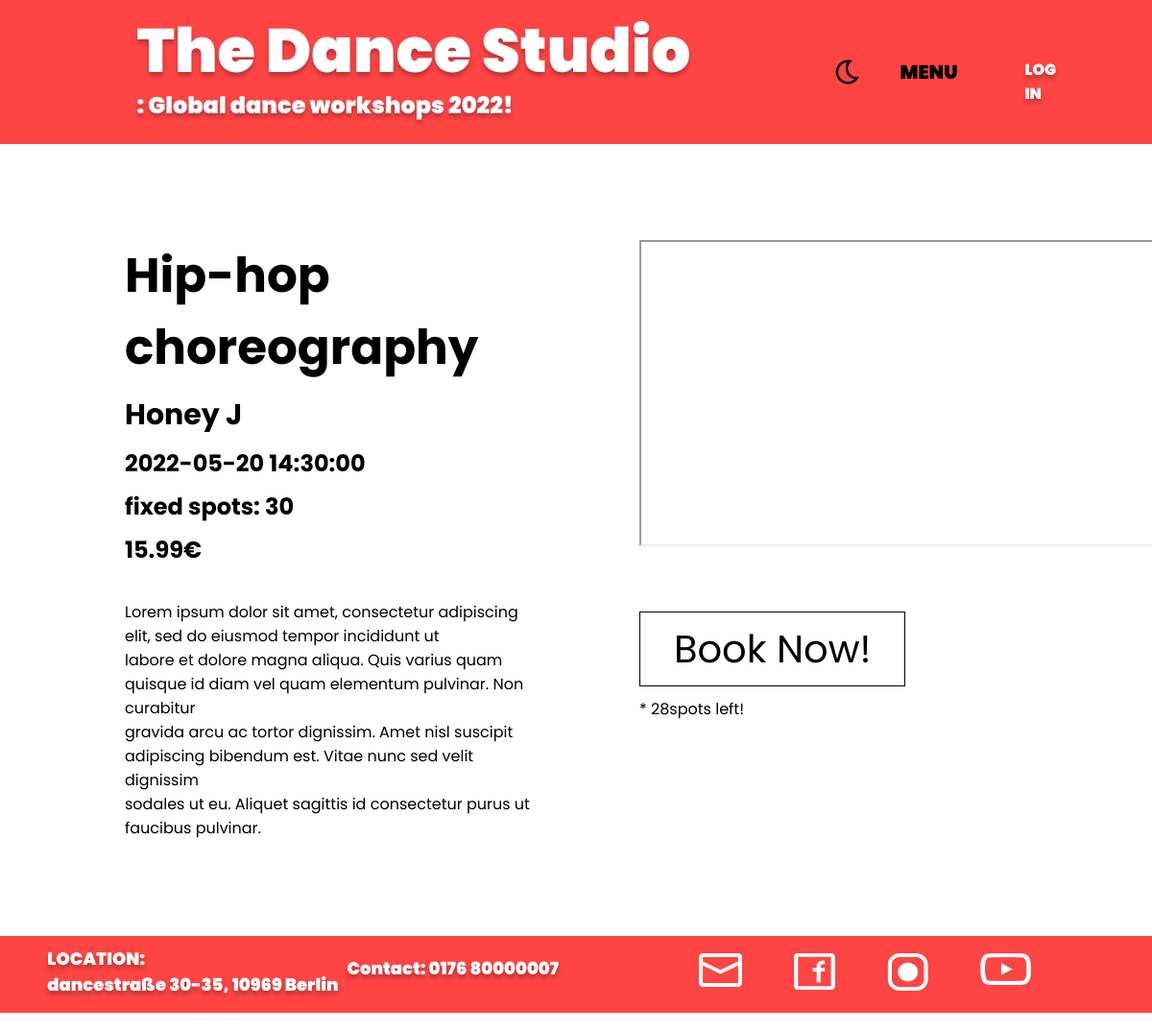
The app's page /classinfo/1, older data.
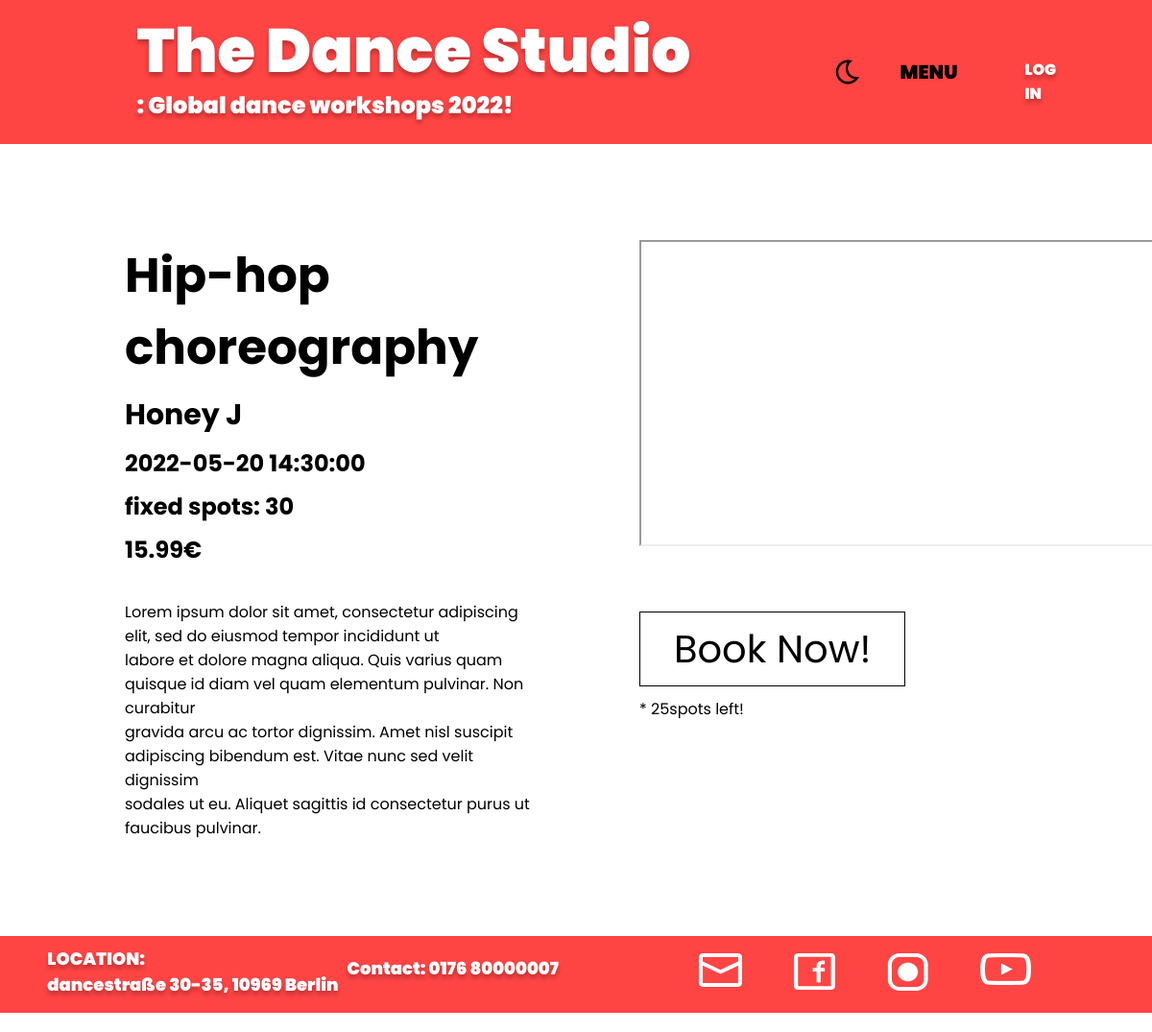
The same page, newer data.
### app/booking/models.py (models this page shows, shortened)
class Workshop(db.Model, CRUDMixin):
    id = db.Column(db.Integer, primary_key=True)
    date = db.Column(db.String(120))
    name = db.Column(db.String(120))
    teacher = db.Column(db.String(150))
    price = db.Column(db.Numeric(100, 2))
    fixed_spots = db.Column(db.Integer)
    available_spots = db.Column(db.Integer)
    picture_url = db.Column(db.String(300))
    video_url= db.Column(db.String(300))
    userinfos = db.relationship('Userinfo', backref='workshop', lazy=True)

### app/booking/routes.py (the view)
@blueprint.route('/classinfo/<int:id>')
def classinfo(id):
    workshop = Workshop.query.filter_by(id=id).first_or_404()
    return render_template('booking/classInfo.htm',workshop=workshop)

### app/templates/booking/classInfo.htm (shortened to what this page needs)
{% extends 'base.html' %}
{% block css %}
<link rel="stylesheet" type="text/css" href="../static/styles/classinfo_style.css">
{% endblock %}
{% block body %}
    <div class="content">
        <div class="info">
            <h1> {{workshop.name}} </h1>
            <h2> {{workshop.teacher}} </h2>
            <h3> {{workshop.date}} </h3>
            <h4> fixed spots: {{workshop.fixed_spots}}</h4>
            <h5> {{workshop.price}}€</h5>
            <p><br>Lorem ipsum dolor sit amet, consectetur adipiscing <br> elit, sed do eiusmod tempor incididunt ut <br>labore et dolore magna aliqua. Quis varius quam <br>quisque id diam vel quam elementum pulvinar. Non curabitur<br> gravida arcu ac tortor dignissim. Amet nisl suscipit <br>adipiscing bibendum est. Vitae nunc sed velit dignissim <br>sodales ut eu. Aliquet sagittis id consectetur purus ut <br>faucibus pulvinar. </p>
        </div>
        <div class="rightside">
            <iframe width="560" height="315" src={{workshop.video_url}}>
            </iframe>
            <br>
            <a href="/book/{{workshop.id}}" id="book" onclick="togglePopup()" class="{{workshop.available_spots}}">
                Book Now!
            </a>
            <p1>
            <br> * {{workshop.available_spots}}spots left!
            </p1>
        </div>
    </div>
{% endblock %}

### app/templates/base.html (shortened to what this page needs)
<!DOCTYPE html>
<html lang="en">
    <head>
        {% block head %}
            <link rel="stylesheet" type="text/css" href="../static/styles/base_style.css">
            {% block css %}{% endblock %}
        {% endblock %}
    </head>
<body id="body" class="light-theme">
    <div class="header">
        <div class="logos">
            <div class="logo">
                <a href="/"> The Dance Studio <br></a>
            </div>
            <div class="second_logo">
                <br>: Global dance workshops 2022!
            </div>
        </div>
        <nav>
            <img src="../static/images/moon.png" id="icon" onclick="switchDarkLightTheme()">
            <div class="auth">
                {% if not current_user.is_authenticated %}
                    <div class="login">
                        <a href="{{ url_for('auth.get_login') }}">LOG IN </a>
                    </div>
                {% endif %}
            </div>
            <div class="full-menu">
                <div class="menu">
                    <a href="#" class="menu-text" >
                        <span>MENU</span>
                    </a>
                </div>
            </div>
        </nav>
    </div>
    {% block body %} {% endblock %}
    <footer>
        <div class="location">
            <p>
                LOCATION: <br>
                dancestraße 30-35, 10969 Berlin<br>
            </p>
        </div>
        <div class="contact">
            <p>Contact: 0176 80000007</p>
        </div>
        <ul class="socialIcons">
            <li>
                <a href="mailto:jung.lee@code.berlin">
                    <img src="../static/images/mailicon.svg" alt="mail">
                </a>
            </li>
            <li>
                <a href="https://www.facebook.com" target="_blank" rel="noopener noreferrer">
                    <img src="../static/images/fbicon.png" alt="facebook">
                </a>
            </li>
            <li>
                <a href="https://www.instagram.com" target="_blank" rel="noopener noreferrer">
                    <img src="../static/images/instaicon.png" alt="instagram">
                </a>
            </li>
            <li>
                <a href="https://www.youtube.com" target="_blank" rel="noopener noreferrer">
                    <img src="../static/images/youtubeicon.png" alt="youtube">
                </a>
            </li>
        </ul>
    </footer>
</body>
</html>

### app/static/styles/base_style.css (style rules this page uses)
* { margin: 0; padding: 0; }
body.light-theme { --primary-color: white; --secondary-color: #FF4444; }
#icon { height: 30px; width: auto; cursor: pointer; position: absolute; left: -150px; }
body { font-family: 'Poppins', sans-serif; background-color: var(--primary-color); height: 100%; }
.header { background-color: var(--secondary-color); height: 150px; width: 100%; display: flex; flex-direction: row; justify-content: space-around; align-items: center; }
.logos { display: flex; justify-content: flex-start; flex-direction: column; width: 650px; }
.logo { font-weight: 900; font-style: normal; font-size: 64px; text-shadow: 0px 4px 4px rgba(0, 0, 0, 0.25); position: relative; left: 20px; top: 10px; transition: 300ms; }
.second_logo { font-style: normal; font-weight: 900; font-size: 24px; line-height: 33px; color: #FFFFFF; position: relative; top: -30px; left: 20px; text-shadow: 0px 4px 4px rgba(0, 0, 0, 0.25); }
.logos a { text-decoration: none; color: #ffffff; }
.menu { display: flex; flex-direction: column; }
.menu-text { text-decoration: none; color: #000000; font-size: 20px; font-weight: 900; position: relative; right: 80px; }
nav { display: flex; flex-direction: row; position: relative; align-content: space-around; }
.auth { position: absolute; left: 50px; }
.login a { color: #ffffff; text-decoration: none; text-shadow: 0px 4px 4px rgba(0, 0, 0, 0.25); font-weight: 900; }
.login::after { content: ''; width: 0%; height: 2px; background: #ffffff; display: block; margin: auto; transition: 0.5s; }
footer { height: 80px; background-color: var(--secondary-color); display: flex; justify-content: space-around; margin-bottom: 0px; }
footer .location { position: relative; top: 10px; left: 30px; }
footer .contact { position: relative; top: 20px; }
footer p { color: #FFFFFF; font-size: 18px; font-weight: 900; font-weight: 900; text-shadow: 0px 4px 4px rgba(0, 0, 0, 0.25); }
.socialIcons { position: relative; top: 10px; }
footer ul { width: 400px; list-style: none; display: flex; flex-direction: row; justify-content: space-around; padding: 8px 80px; }
footer ul li { transition: 400ms; }

### app/static/styles/classinfo_style.css (style rules this page uses)
body.light-theme { --tertiary-color: black; --secondary-color: #FF4444; }
.content { display: flex; flex-direction: row; margin: 100px 30px; color: var(--tertiary-color); position: relative; left: 100px; width: 1000px; }
.content h1 { font-size: 50px; margin-bottom: 10px; }
.content h2 { font-size: 30px; margin-bottom: 10px; }
.content h3, h4, h5 { font-size: 24px; margin-bottom: 10px; }
.rightside { position: relative; left: 100px; }
.rightside iframe { margin-bottom: 70px; }
#book { text-decoration: none; color: var(--tertiary-color); font-size: 40px; margin: 10px 0 30px 0; border: 1px solid var(--tertiary-color); padding: 10px 35px; cursor: pointer; transition: 500ms; }
.rightside p1 { position: relative; top: 20px; }

Row changes from the older to the newer data that the page shows:
changed Workshop "Hip-hop choreography": available_spots "28" → "25"
